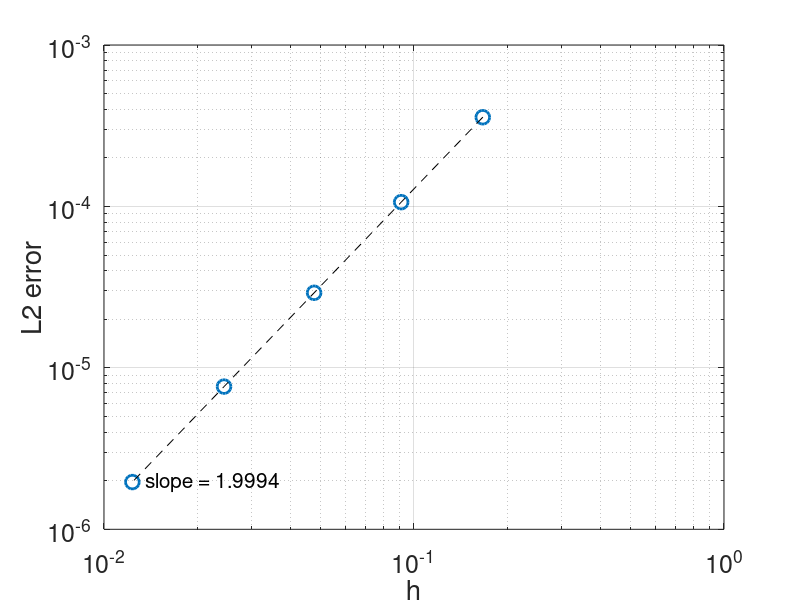

This figure's MATLAB source:
clear
%forcing function
f = @(x) exp(x);

a = 1;
b = 2;
xa = 0;
xb = 1;

L = xb - xa;  %length of the domain

%exact solution
C = ((b-a)-(exp(xb)-exp(xa)))/L; %integration constant
D = a - exp(xa) - C*xa;
u_exact = @(x) exp(x) + C*x + D;

%% We will solve d^2(u)/dx^2 = f(x) on domain x = [x_a,x_b] 
% with BC: 
%   u(x_a) = a
%   u(x_b)  = b
% using a central finite difference method


N = 5; %number of internal gridpoints
h = L/(N+1); %interval length

%create grid 
x_grid = linspace(xa,xb,N+2); %this mesh includes endpoints
x = x_grid(2:N+1); %exclude the endpoints here

%build matrix A
A = zeros(N,N); %initialize zero matrix NxN - this step is just for illustration, not necessary here
A = diag(-2*ones(N,1))    + ...    % main diagonal
    diag(ones(N-1,1), -1) + ...    % upper diagonal
    diag(ones(N-1,1),  1);         % lower diagonal

A = A/h^2

%NOTE: for large matrices it is a better idea to use sparse matrix
%representation

%create RHS vector
g = (f(x))';

%implement BC
g(1) = g(1) - a/h^2;
g(N) = g(N) - b/h^2;

%solve linear system
u = A\g;

%plot solution
xx= linspace(xa,xb);
plot(xx,u_exact(xx),'--k','LineWidth',2)
hold on;
plot(x,u,'o','LineWidth',2,'MarkerSize',10);
plot(xa,a,'ob','LineWidth',2,'MarkerSize',10);
plot(xb,b,'ob','LineWidth',2,'MarkerSize',10);

hold off
xlabel('x'); ylabel('u(x)');
grid on
set(gca,'FontSize',18)

%% Convergence study

N = 5;
n_tests = 5;
error = zeros(1,n_tests);
h_list = zeros(1,n_tests); 
for k=1:n_tests
    
    h = L/(N+1); %interval length
    
    x_grid = linspace(xa,xb,N+2); %this mesh includes endpoints
    x = x_grid(2:N+1); %exclude the endpoints here

    A = zeros(N,N); %initialize zero matrix NxN - this step is just for illustration, not necessary here
    A = diag(-2*ones(N,1))    + ...    % main diagonal
        diag(ones(N-1,1), -1) + ...    % upper diagonal
        diag(ones(N-1,1),  1);         % lower diagonal
    A = A/h^2;

    %create RHS vector
    g = (f(x))';

    %implement BC
    g(1) = g(1) - a/h^2;
    g(N) = g(N) - b/h^2;

    %solve linear system
    u = A\g;

    %calculate error
    h_list(k) = h;
    u_ref = u_exact(x);
    error(k) = sqrt(h*sum((u -u_ref').^2));

    N = N*2;
end

%find the slope of the line using least squares fit
c = polyfit(log(h_list), log(error), 1)
log_err = polyval(c, log(h_list));
fprintf('Least square fit convergence rate = %f\n',c(1))




%plot the convergence plot
loglog(h_list,error,'o','LineWidth',2,'MarkerSize',10)
hold on
p = loglog(h_list,exp(log_err),'--k')
txt = ['slope = ',num2str(c(1))];
text(1.1*h_list(end),error(end),txt,'FontSize',15); %put text label on the figure
hold off
grid on;
xlabel('h'); ylabel('L2 error')
set(gca,'FontSize',18)


 
